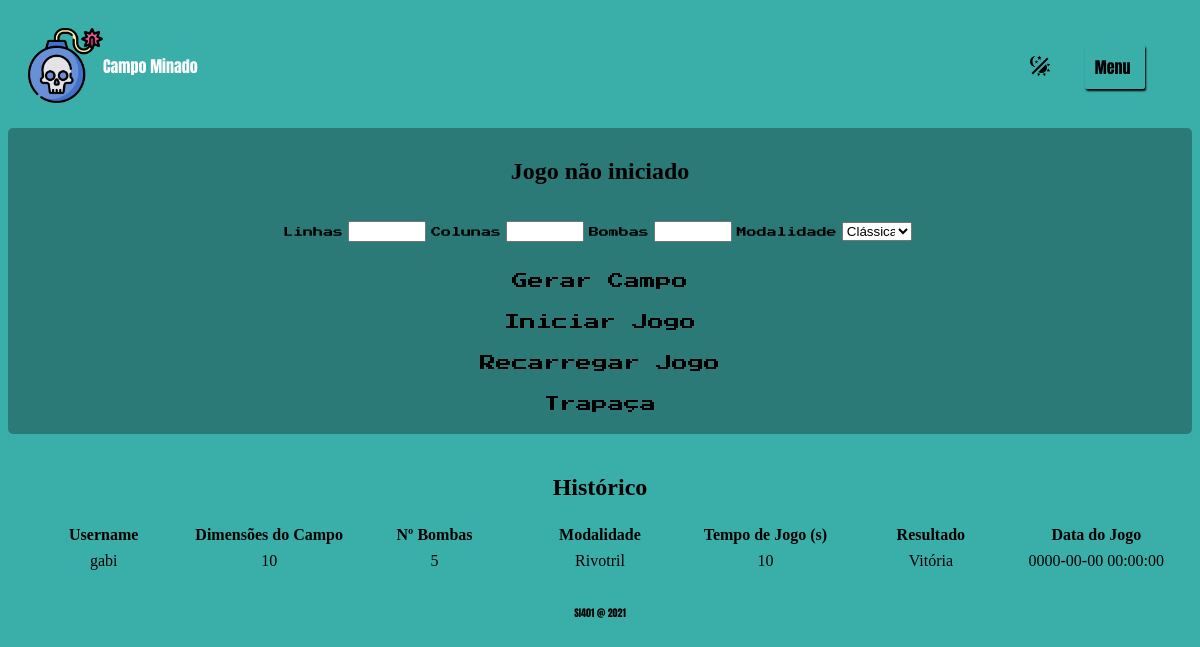
Screenshot of /html/game.php (signed in) with the database file from the repository.
### tables this page shows
create table partidas (
    id int not null auto_increment,
    idUsuario int not null,		
    dimensaoCampo int not null,
    numeroBombas int not null,
    tempoPartida int,
    resultado varchar(1) not null,
    dataDoJogo datetime not null,
    modoDeJogo varchar(1) not null,
    primary key (id),
    foreign key (idUsuario) references usuarios(id));

create table usuarios (
    id int not null auto_increment,
    username varchar(50) not null,
    senha varchar(255) not null,
    dataNascimento date not null,
    nome varchar(255) not null,
    email varchar(255) not null,
    telefone varchar(255) not null,
    cpf varchar(255) not null,
    primary key (id));

### html/DataSource.php (called while the page is built, shortened)
<?php
class DataSource{
    private $connection;
    public function __construct(){
        $this->connection = new mysqli(self::HOST, self::USERNAME, self::PASSWORD, self::DATABASENAME);
    }
    public function showUserHistory($userId){
        $query = "CALL mostrarHistorico(".$userId.")";
        $history = $this->connection->query($query);
        return $history;
    }
}
?>

### html/game.php (the view, shortened to what this page needs)
<!DOCTYPE html>
<html lang="en">
    <head>
        <link rel="stylesheet" href="../css/index.css">
        <link rel="stylesheet" href="../css/game.css">
    </head>
    <body onload="loadGamePage()">
        <header>
            <div>
                <img class="bomb" src="../images/bombear.png" alt="bomba" />
                <span class="logo">Campo Minado</span>
            </div>
            <div class="div-change-theme">
                <div class="btn" onclick="changeTheme()">
                    <img class="change-theme" src="../images/theme_light_dark_icon.svg" alt="Trocar o Theme" />
                </div>
            </div>
            <div class="dropdown">
                <div class="dropbtn">Menu</div>
            </div>
        </header>
        <section class="campo">
            <h1 id = "gameStatus" class = gameStatus>Jogo não iniciado</h1>
            <form class = "options" action="dim">
                <label for="linhas">Linhas</label>
                <input type="number"  id = "linhas" name="linhas">
                <label for="colunas">Colunas</label>
                <input type="number"  id = "colunas" name="colunas">
                <label for="bomb">Bombas</label>
                <input type="number"  id = "bomb" name="bomb">
                <label for="model">Modalidade</label>
                <select id="model">
                  <option value="classic">Clássica</option>
                </select>
            </form>
            <div class="btn" id="gerarCampo" onclick="gerarCampo()">Gerar Campo</div>
            <div id = "notReady" class = "btn notReady" onclick = "startGame()">
                Iniciar Jogo
            </div>
            <div class = "btn" onclick = "restartGame()">
                Recarregar Jogo
            </div>
            <div class = "btn" onclick = "cheating()">
                Trapaça
            </div>
        </section>
        <article>
            <h1>Histórico</h1>
            <table>
                <thead>
                    <tr>
                        <th>Username</th>
                        <th>Dimensões do Campo</th>
                        <th>Nº Bombas</th>
                        <th>Modalidade</th>
                        <th>Tempo de Jogo (s)</th>
                        <th>Resultado</th>
                        <th>Data do Jogo</th>
                    </tr>
                </thead>
                <tbody id="ranking">
                <?php
                        require_once 'DataSource.php';
                        $conn = new DataSource();
                        $history = $conn->showUserHistory($_COOKIE["userId"]);
                        if($history->num_rows > 0) {
                            while($row = $history->fetch_assoc()) {
                                echo "<tr>";
                                echo "<td>" . $row["username"] . "</td>";
                                echo "<td>" . $row["dimensaoCampo"] . "</td>";
                                echo "<td>" . $row["numeroBombas"] . "</td>";
                                echo "<td>" . (($row["modoDeJogo"] == "R")? "Rivotril":"Clássico"). "</td>";
                                echo "<td>" . $row["tempoPartida"] . "</td>";
                                echo "<td>" . (($row["resultado"] == "P")? "Derrota":"Vitória") . "</td>";
                                echo "<td>" . $row["dataDoJogo"] . "</td>";
                                echo "</tr>";
                            }
                        }
                    ?>
                </tbody>
            </table>
        </article>
        <footer>
            <p>SI401 @ 2021</p>
        </footer>
    </body>
</html>

### css/index.css (style rules this page uses)
tr { width: 100%; display: table; table-layout: fixed; }
td { display: table-cell; text-align: center; vertical-align: middle; word-wrap: break-word; }
input, select { width: 10%; margin: 5px; }
body { background-color: #3AAFA9; }
.campo { display: flex; flex-direction: column; flex-wrap: wrap; background-color: #2b7a78; border-radius: 5px; margin-top: 5px; }
.btn { padding: 1%; margin: auto; margin-top: 2px; display: inline; border-radius: 2px; cursor: pointer; font-family: 'Press Start 2P', cursive; }
.options { margin: auto; display: flex; align-items: center; justify-content: center; width: 60%; padding: 1%; border-radius: 5px; font-size: 10px; font-family: 'Press Start 2P', cursive; }
header { display: flex; flex-direction:row; padding: 20px; border-radius: 5px; align-items: center; }
header div { display: flex; flex-direction:row; align-items: center; width: 80%; }
header div img.bomb { width: 75px; }
header div span.logo { color:#ffffff; font-family: 'Anton', sans-serif; }
header div.div-change-theme { width: 10%; align-items: end; display: flex; align-content: end; flex-direction: column; }
header div.div-change-theme div.btn { width: 20px; text-align: end; align-items: end; display: flex; flex-direction: row; float: left; margin: 0; }
header div.dropdown { width: 10%; align-items: end; display: flex; align-content: end; flex-direction: column; }
header div.dropdown .dropbtn { padding: 10px; margin: auto; margin-top: 2px; display: inline; width: 40px; border-radius: 2px; box-shadow: 1px 2px 2px #000000; cursor: pointer; font-family: 'Anton', sans-serif; }
nav .btn, nav .btn-selected, header .btn { padding: 10px; margin: auto; display: inline; border-radius: 2px; cursor: pointer; }
section { margin-top: 10px; display: flex; flex-direction:row; padding: 10px; border-radius: 5px; align-items: center; }
article { margin-top: 10px; display: flex; flex-direction:row; padding: 10px; border-radius: 5px; align-items: center; }
footer { margin-top: 10px; display: flex; flex-direction:column; border-radius: 5px; align-items: center; }
footer p { font-size: 10px; font-family: 'Anton', sans-serif; }

### css/game.css (style rules this page uses)
article { display: flex; flex-direction: column; }

### rows the page displays
partidas: idUsuario.username "gabi", dimensaoCampo "10", numeroBombas "5", modoDeJogo "Rivotril", tempoPartida "10", resultado "Vitória", dataDoJogo "0000-00-00 00:00:00"
